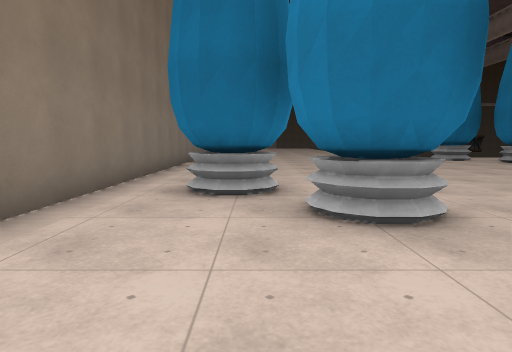
View 1 (above)

16 first-person views from a walk through a 3-D level made in the Godot game engine. The camera is 1.4 m above the floor, tilts 6° down and sees 75° across. The floor is counted in squares, 2 m on a side. Each view is taken from the middle of a square. On the plan, view 1 faces up. The plan holds only what a view shows up to about 10 squares ahead; the rest is blank. The place goes on beyond the plan. Characters and animated objects are not drawn. Some surface patterns are stand-ins.

View 2
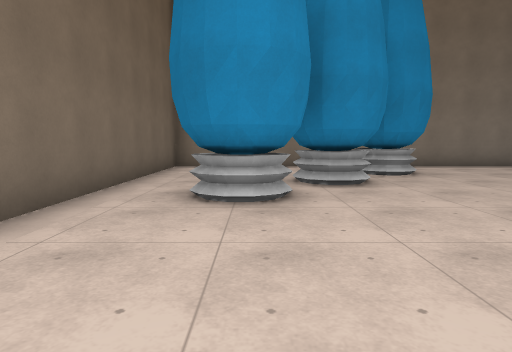

View 3
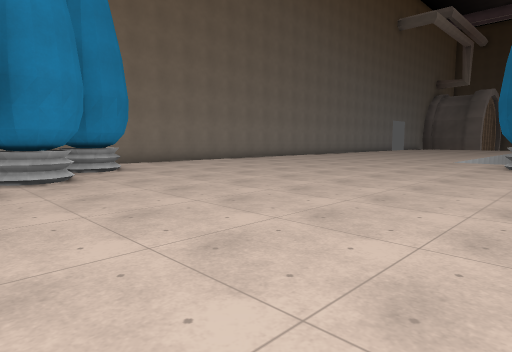

View 4
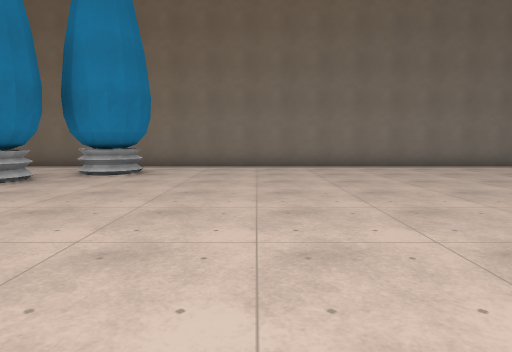

View 5
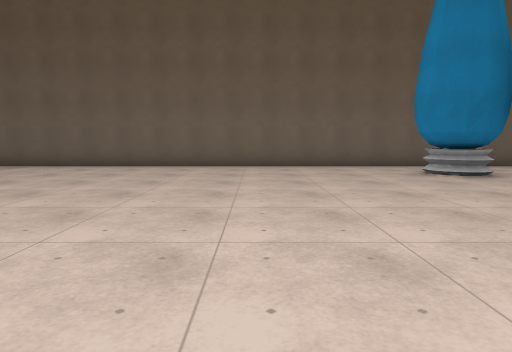

View 6
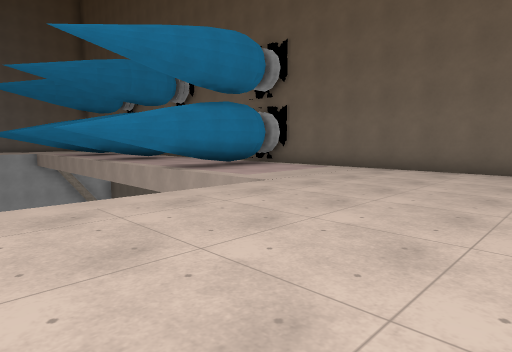

View 7
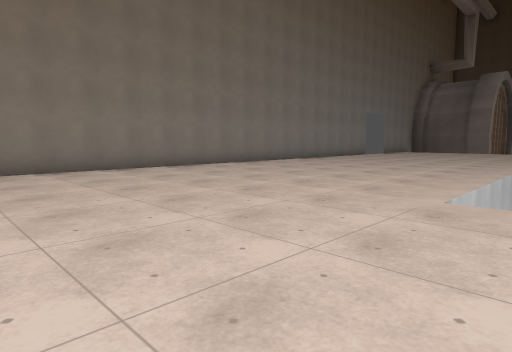

View 8
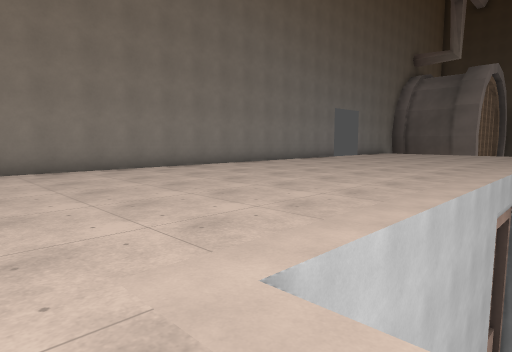

View 9
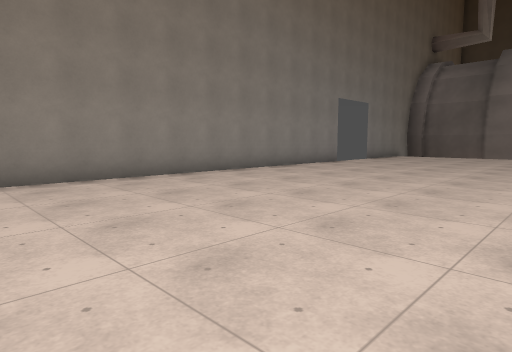

View 10
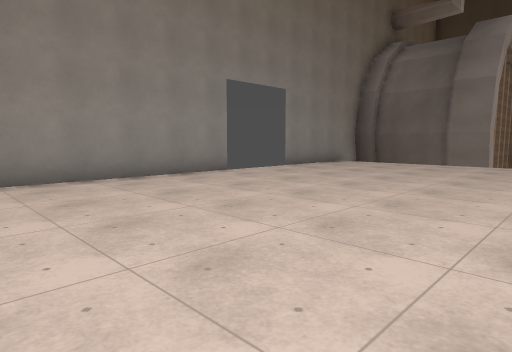

View 11
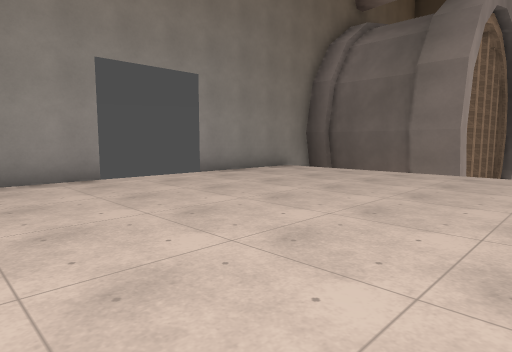

View 12
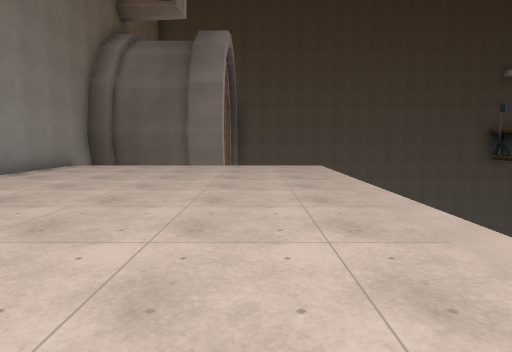

View 13
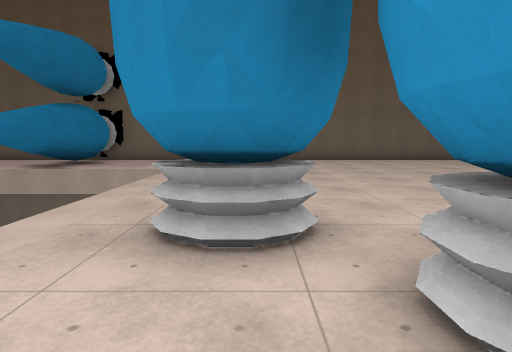

View 14
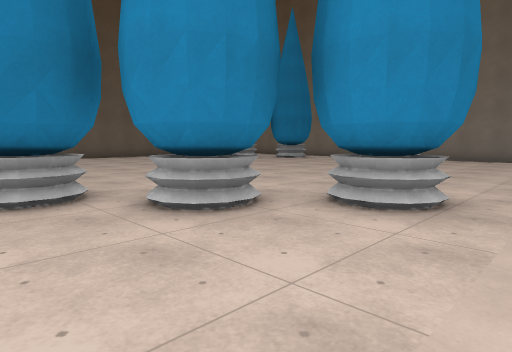

View 15
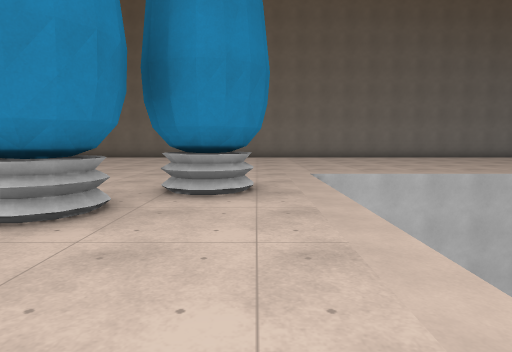

View 16
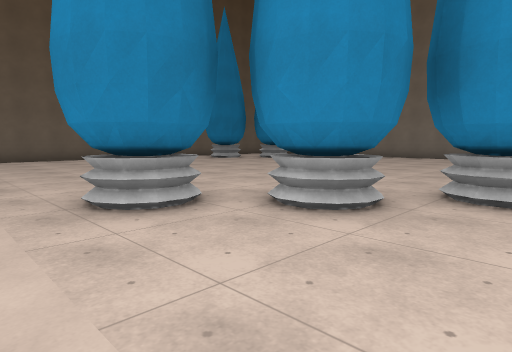

### Floor plan
Key: @ floor where view 1 was taken; # wall or solid block; x gap in a wall; . floor; v drop or lower ground.
Columns run from 3 left of view 1 to 17 right of it. Each row starts with its distance up from view 1.
 33  #####
 32  v  vv
 31 #.......v
 30 #.......v
 29 #.......v
 28  .......v
 27  .......v
 26 x.......v
 25 #.......v
 24 #.......v
 23 #.......v
 22 #.......v
 21 #.......v
 20 #.......v
 19 #.......v
 18 #.......v
 17 #.......v
 16 #.......v
 15 #.......v
 14 #..............
 13 #...............
 12 #.........##....
 11 #..........##...
 10 #...........##..
  9 #............#..
  8 #...............
  7 #...............
  6 #...............   v
  5 #..#............  v#
  4 #..##...........vv##v
  3 #...##............##
  2 #....##...........#
  1 #.................#
  0 #..@...........v..
 -1  ############## ##

Where each view was taken, in squares from view 1:
view 1: 0 up, 0 right, facing up
view 2: 2 up, 7 right, facing left
view 3: 2 up, 8 right, facing up-left
view 4: 8 up, 7 right, facing left
view 5: 9 up, 7 right, facing down
view 6: 8 up, 8 right, facing down-right
view 7: 10 up, 6 right, facing up-left
view 8: 13 up, 6 right, facing up-left
view 9: 16 up, 4 right, facing up-left
view 10: 21 up, 4 right, facing up-left
view 11: 24 up, 4 right, facing up-left
view 12: 22 up, 3 right, facing up
view 13: 12 up, 10 right, facing down
view 14: 14 up, 11 right, facing down-left
view 15: 13 up, 12 right, facing left
view 16: 13 up, 12 right, facing down-left
